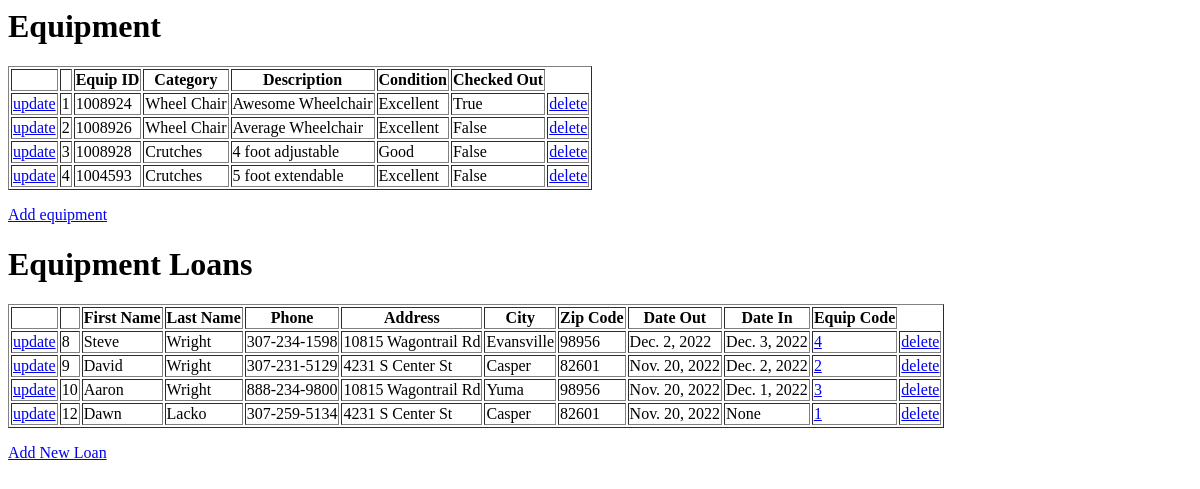
The app's page /, older data.
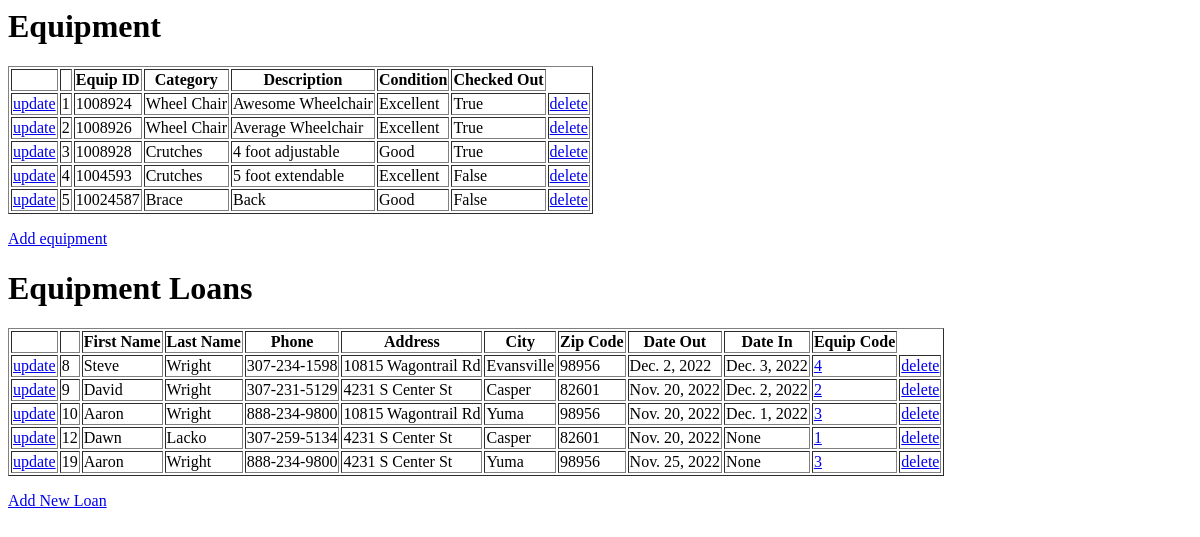
The same page, newer data.
### loans/models.py (models this page shows)
class Equipment(models.Model):
    invnumber = models.IntegerField()
    category = models.CharField(max_length=10)
    description = models.CharField(max_length=225)
    condition = models.CharField(max_length=225)
    checkedout = models.BooleanField()

class Loans(models.Model):
    first_name = models.CharField(max_length=50)
    last_name = models.CharField (max_length=50)
    phone_number = models.CharField(max_length=20)
    address = models.CharField(max_length=50)
    city = models.CharField(max_length=20)
    zip = models.IntegerField()
    date_out = models.DateField(blank=True, null=True)
    date_in = models.DateField(blank=True, null=True)
    equip_id = models.IntegerField(blank=True, null=True)

### loans/views.py (the view)
# urls.py: 2. Add a URL to urlpatterns:  path('', views.home, name='home')
def home(request):
 items = Equipment.objects.all().values()
 clients = Loans.objects.all().values()
 template = loader.get_template('home.html')
 context = {
   'items': items,
   'clients': clients,
 }
 return HttpResponse(template.render(context, request))

### loans/templates/home.html
<h1>Equipment</h1>
<table border="1">
<tr>
   <th></th>
   <th></th>
   <th> Equip ID </th>
   <th> Category </th>
   <th> Description </th>
   <th> Condition </th>
   <th> Checked Out </th>
</tr>
{% for x in items %}
<tr>
   <td><a href="update/{{ x.id }}">update</a></td>
   <td>{{ x.id }}</td>
   <td>{{ x.invnumber }}</td>
   <td>{{ x.category }}</td>
   <td>{{ x.description }}</td>
   <td>{{ x.condition }}</td>
   <td>{{ x.checkedout }}</td>
   <td><a href="del_equip/{{ x.id }}">delete</a></td>
</tr>
{% endfor %}
</table>
<p>
   <a href="add/">Add equipment</a>
   </p>
<h1>Equipment Loans</h1>
<table border="1">
<tr>
   <th></th>
   <th></th>
   <th> First Name </th>
   <th> Last Name </th>
   <th> Phone </th>
   <th> Address </th>
   <th> City </th>
   <th> Zip Code </th>
   <th> Date Out </th>
   <th> Date In </th>
   <th> Equip Code </th>
</tr>
{% for x in clients %}
<tr>
   <td><a href="update_loan/{{ x.id }}">update</a></td>
   <td>{{ x.id }}</td>
   <td>{{ x.first_name }}</td>
   <td>{{ x.last_name }}</td>
   <td>{{ x.phone_number }}</td>
   <td>{{ x.address }}</td>
   <td>{{ x.city }}</td>
   <td>{{ x.zip }}</td>
   <td>{{ x.date_out }}</td>
   <td>{{ x.date_in }}</td>
   <td><a href="display_loan/{{ x.equip_id }}">{{x.equip_id}}</a></td>
   <td><a href="del_client/{{ x.id }}">delete</a></td>
</tr>
{% endfor %}
</table>
<p>
   <a href="add_loan/">Add New Loan</a>
   </p>

Row changes from the older to the newer data that the page shows:
changed Equipment "Average Wheelchair": checkedout "False" → "True"
changed Equipment "4 foot adjustable": checkedout "False" → "True"
added Equipment: id "5", invnumber "10024587", category "Brace", description "Back", condition "Good", checkedout "False"
added Loans: id "19", first_name "Aaron", last_name "Wright", phone_number "888-234-9800", address "4231 S Center St", city "Yuma", zip "98956", date_out "Nov. 25, 2022", date_in "None", equip_id "3"
